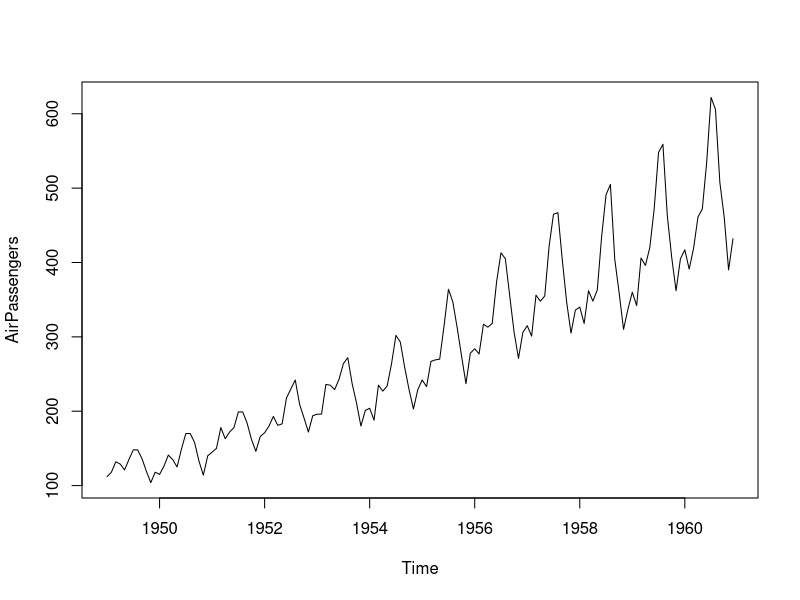
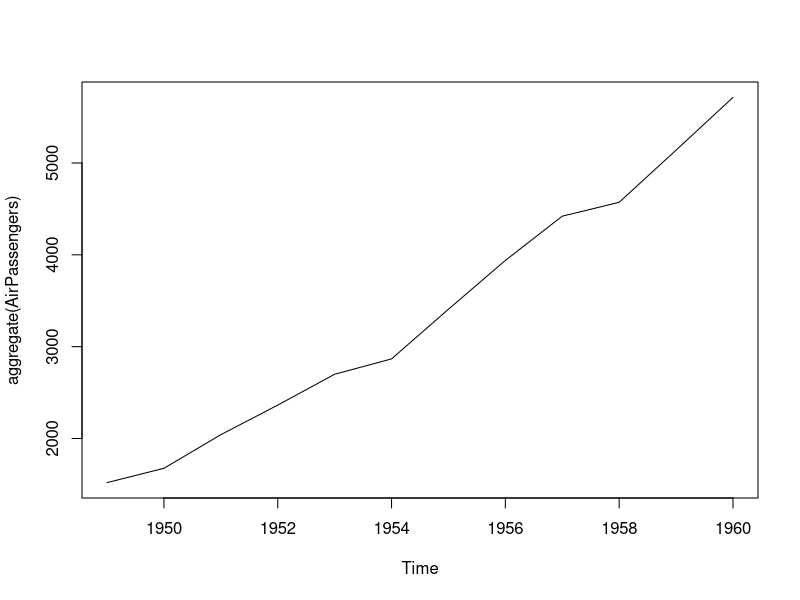
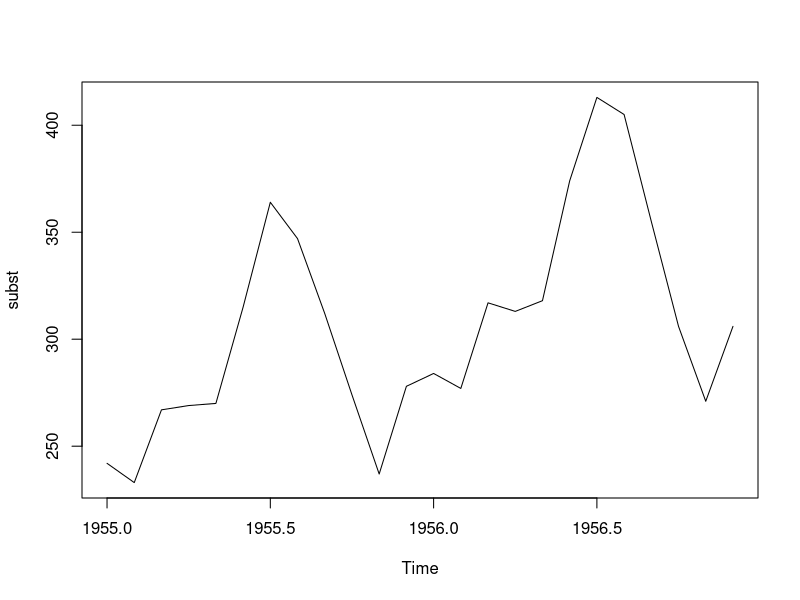
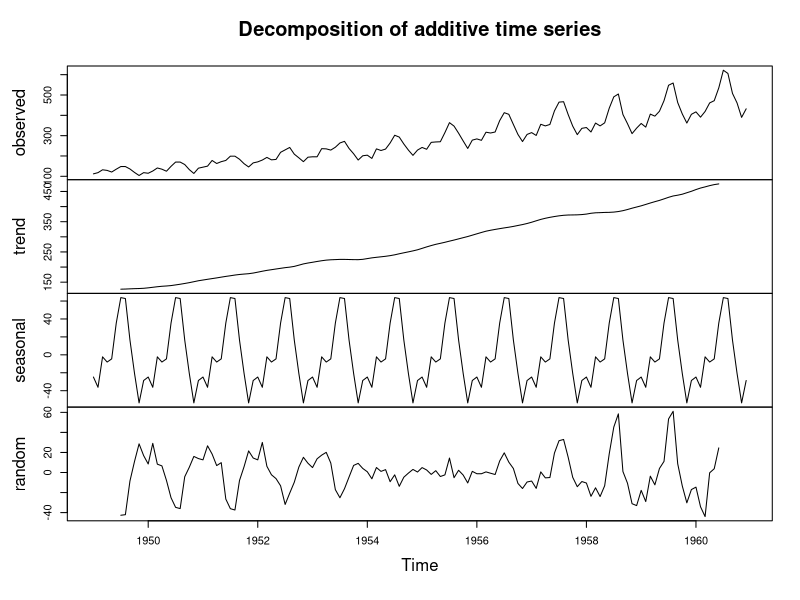
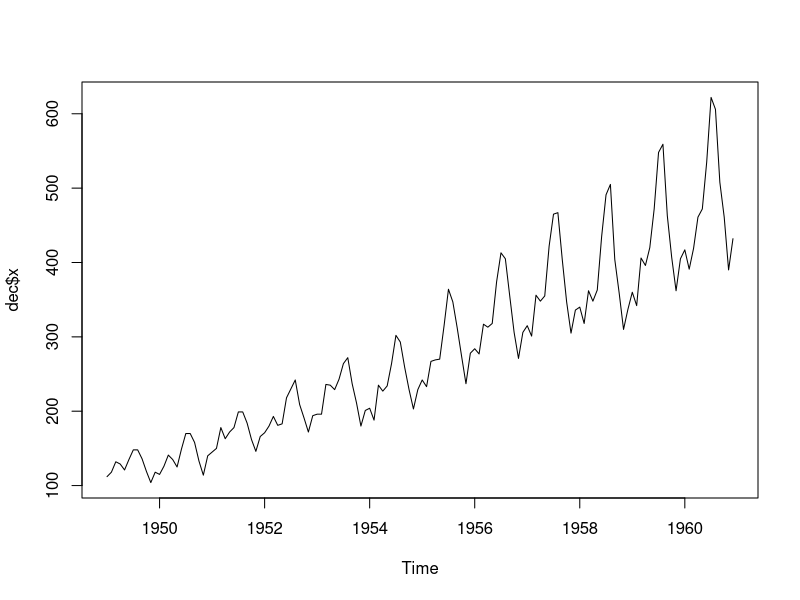
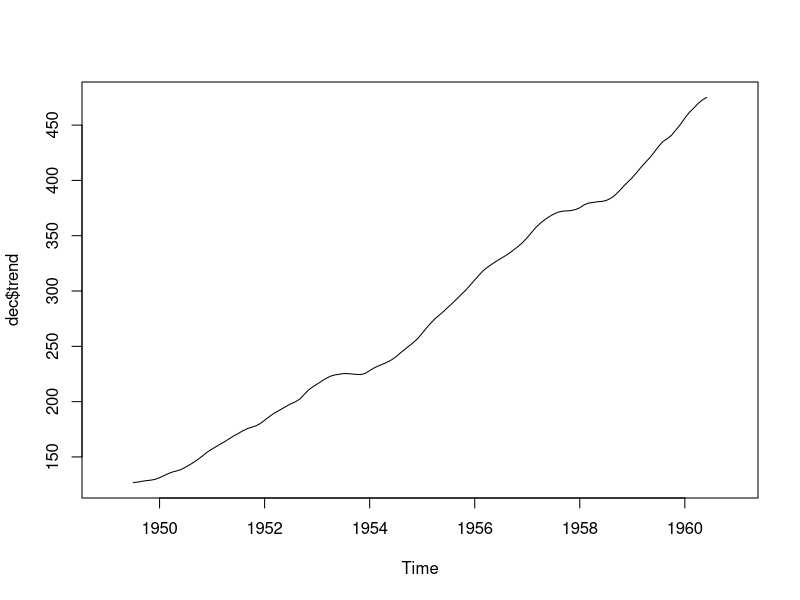
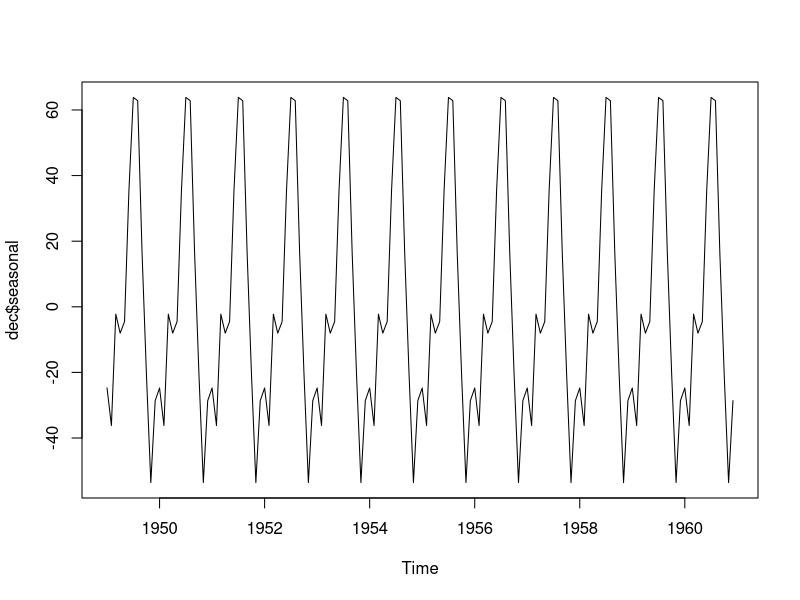
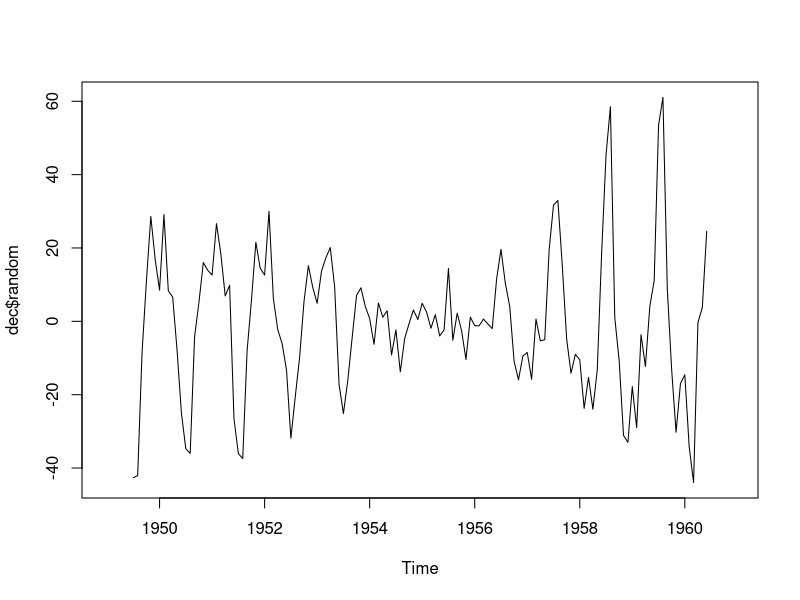

Reproduce these figures in R, in order.
## ---- chunk 1
# install.packages("forecast")

library(forecast)

AirPassengers

## ---- chunk 2
summary(AirPassengers)
plot(AirPassengers)
plot(aggregate(AirPassengers))
## ---- chunk 3
subst = window(AirPassengers, start=c(1955, 1), end=c(1956,12))
plot(subst)
## ---- chunk 4
dec = decompose(AirPassengers)
dec
## ---- chunk 5
plot(dec)
plot(dec$x)
plot(dec$trend)
plot(dec$seasonal)
plot(dec$random)
## ---- chunk 6
x = ets(AirPassengers)
x
## ---- chunk 7

preview = forecast(x, h=24)
plot(preview)

## ---- chunk 8
arima = auto.arima(AirPassengers)
arima
## ---- chunk 9
preview = forecast(arima, h=24)
plot(preview)

